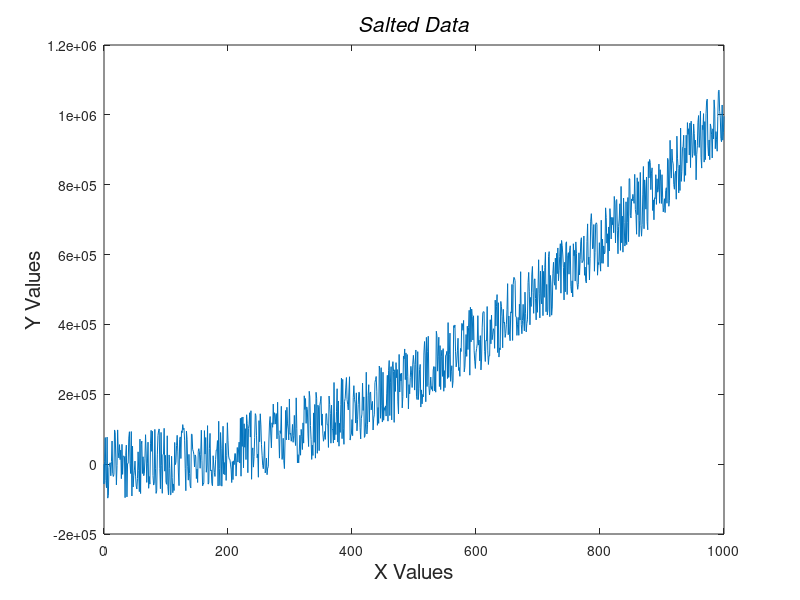

Write the MATLAB code that produced this figure.
Array = csvread('Salter.csv');
xVal = Array(:, 1);
yVal = Array(:, 2);

plot(xVal,yVal)
xlabel('X Values','FontSize',15)
ylabel('Y Values','FontSize',15)
title('\it{Salted Data}','FontSize',15)